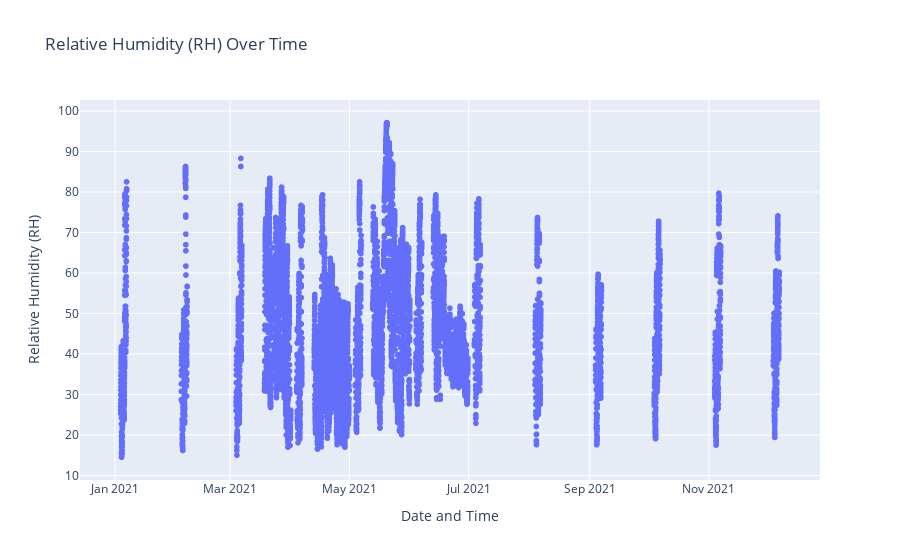

Notebook code cell kept with this figure:
### Code cell
fig = px.scatter(df, x='Date and Time', y='RH', title='Relative Humidity (RH) Over Time')
fig.update_xaxes(title_text='Date and Time')
fig.update_yaxes(title_text='Relative Humidity (RH)')
fig.show()

### Figure 1 — Plotly figure (JSON) as saved in the notebook; plotly's stock layout.template omitted (floating-point values rounded to 4 significant figures; data arrays with more than 128 entries replaced by an {"elided": "..."} marker saying what was removed)
{"data": [{"hovertemplate": "Date and Time=%{x}<br>RH=%{y}<extra></extra>", "legendgroup": "", "marker": {"color": "#636efa", "symbol": "circle"}, "mode": "markers", "name": "", "showlegend": false, "type": "scattergl", "x": {"elided": "9258 str values"}, "xaxis": "x", "y": {"elided": "9258 float values"}, "yaxis": "y"}], "layout": {"legend": {"tracegroupgap": 0}, "title": {"text": "Relative Humidity (RH) Over Time"}, "xaxis": {"anchor": "y", "domain": [0, 1], "title": {"text": "Date and Time"}}, "yaxis": {"anchor": "x", "domain": [0, 1], "title": {"text": "Relative Humidity (RH)"}}}}
